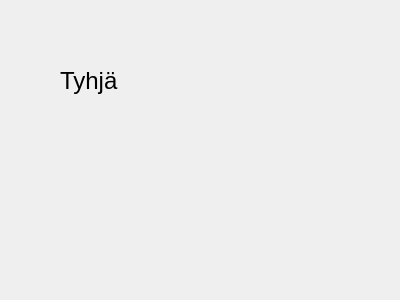
<?xml version="1.0" encoding="UTF-8"?>
<ui version="4.0">
 <class>PersonData</class>
 <widget class="QDialog" name="PersonData">
  <property name="geometry">
   <rect>
    <x>0</x>
    <y>0</y>
    <width>400</width>
    <height>300</height>
   </rect>
  </property>
  <property name="windowTitle">
   <string>Dialog</string>
  </property>
  <widget class="QLabel" name="labelPersonUsername">
   <property name="geometry">
    <rect>
     <x>60</x>
     <y>60</y>
     <width>261</width>
     <height>41</height>
    </rect>
   </property>
   <property name="font">
    <font>
     <pointsize>18</pointsize>
    </font>
   </property>
   <property name="text">
    <string>Tyhjä</string>
   </property>
  </widget>
 </widget>
 <resources/>
 <connections/>
</ui>
